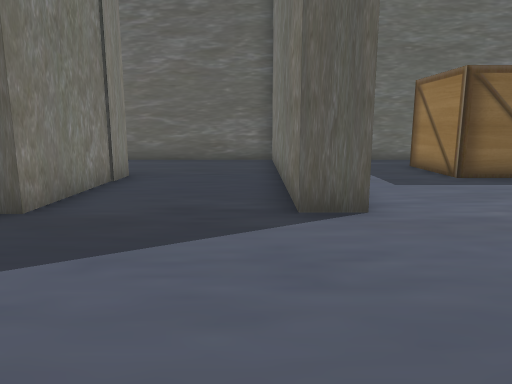
view 1 (above)

17 first-person views from a walk through a scene from a Unity 3-D project. The camera is 1.2 m above the floor, tilts 10° down and sees 70° across. The floor is counted in squares, 1 m on a side. Each view is taken from the middle of a square. On the plan, view 1 faces up. The plan holds only what a view shows up to about 15 squares ahead; the rest is blank. The place goes on beyond the plan. The player is left out.

view 2
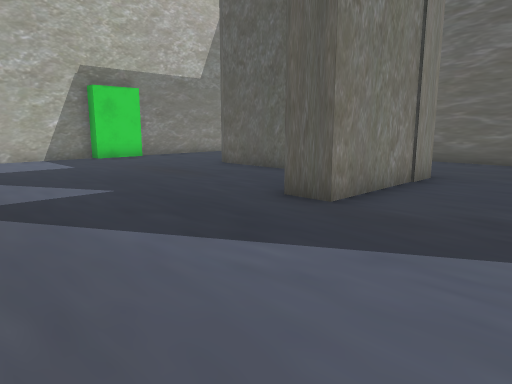

view 3
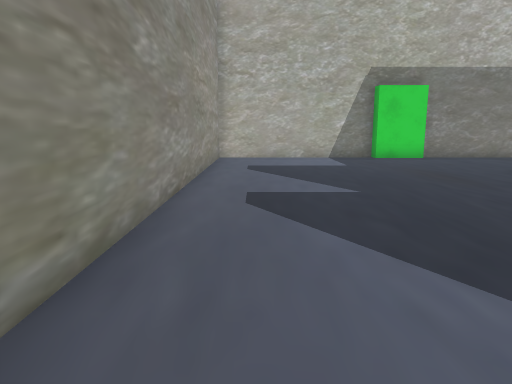

view 4
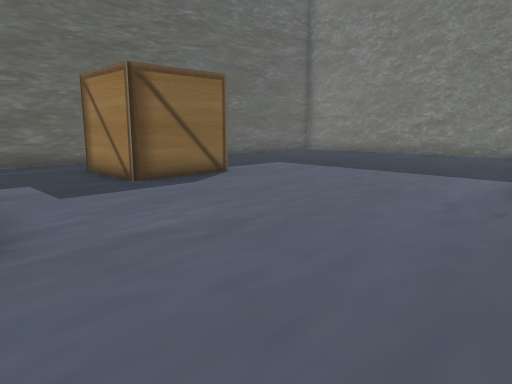

view 5
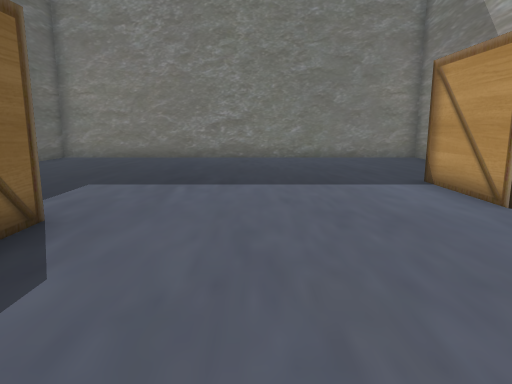

view 6
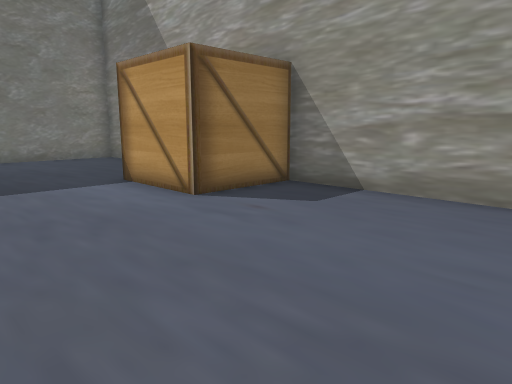

view 7
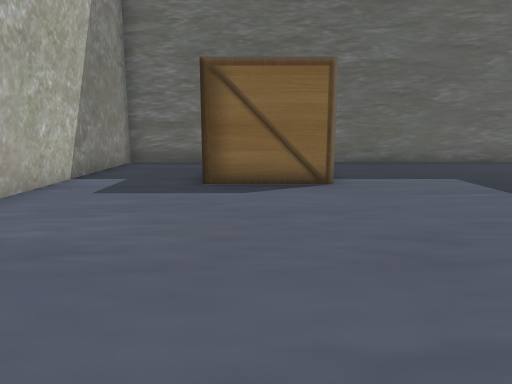

view 8
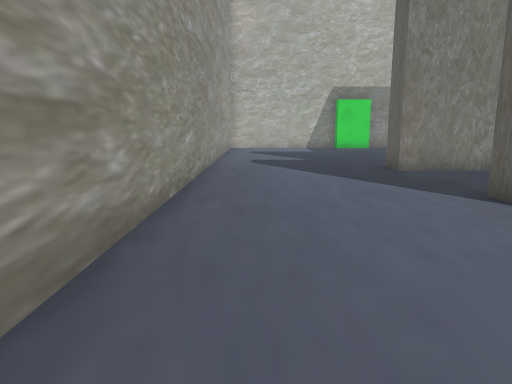

view 9
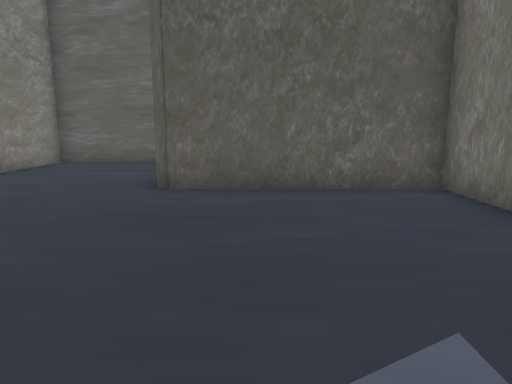

view 10
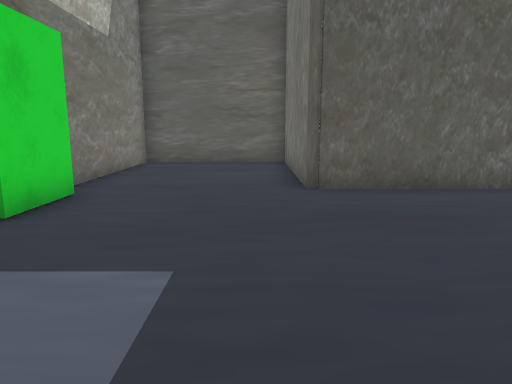

view 11
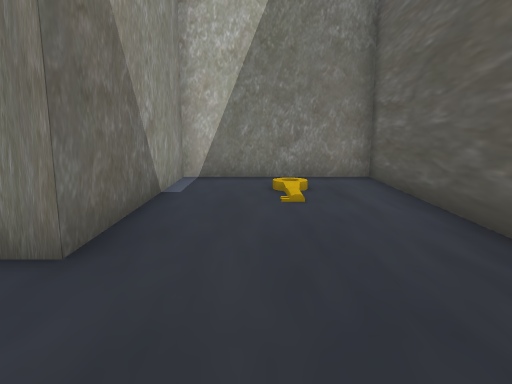

view 12
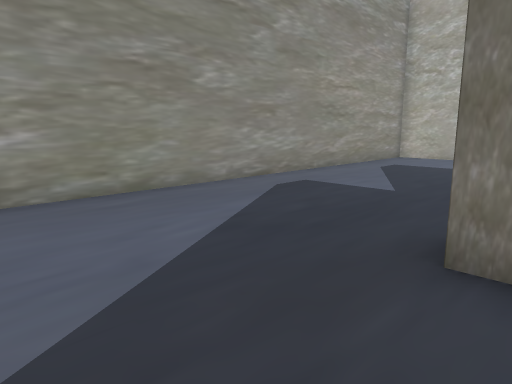

view 13
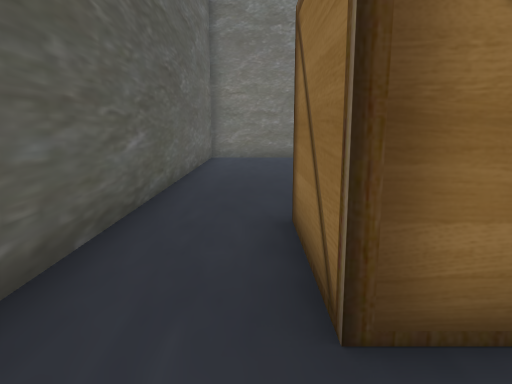

view 14
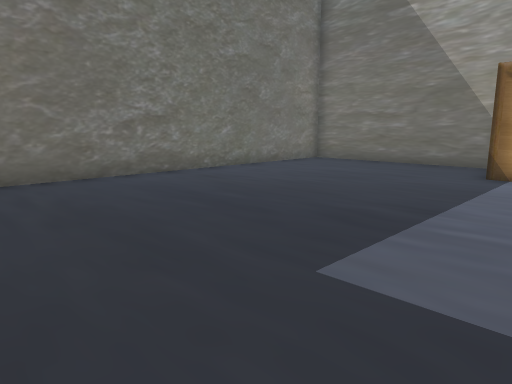

view 15
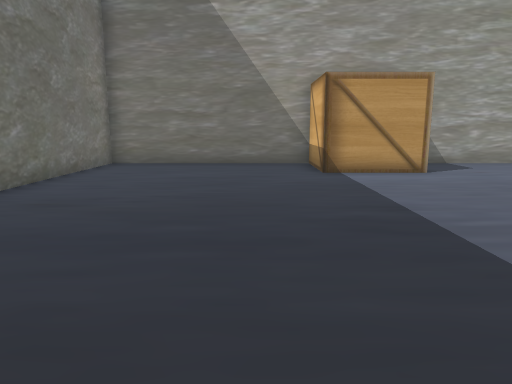

view 16
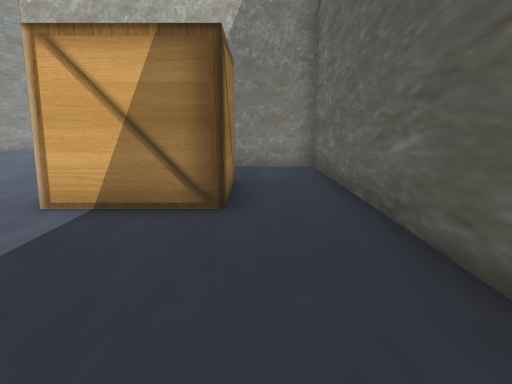

view 17
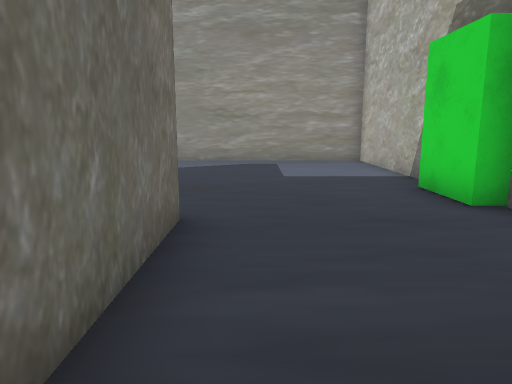

### Floor plan
Points are (right, up) in squares from view 1. A wall is a line through its corners. A room is listed if a view was taken in it or the views show most of it. See-through windows are left out.
Room 1 (views 1, 2, 3, 4, 5, 6, 7, 8, 9, 10, 11, 12, 13, 14, 15, 16, 17)
walls: (1.6, 5.1) (0.6, 5.1) (0.6, 13.4); (4.9, 8.8) (4.9, 11.5) (7.7, 11.5) (7.7, 8.8) (4.9, 8.8); (-4.3, 6.1) (-4.3, 8.2) (-10, 8.2) (-10, 13.8) (-14.8, 13.8) (-14.8, 7.5) (-14.3, 7.5) (-14.3, 5.7) (-14.8, 5.7) (-14.8, -0.5) (8.4, -0.5) (8.4, 2.2) (11.2, 2.2) (11.2, -0.5) (17.9, -0.5) (17.9, 13.8) (1.6, 13.8) (1.6, 7.2); (0.6, 13.8) (-9, 13.8) (-9, 9.2) (-3.3, 9.2) (-3.3, 5.1) (-4.4, 5.1)

Positions as (right, up) in squares from view 1, and headings:
1: (0, 0), facing up
2: (0, 0), facing up-left
3: (0, 1), facing left
4: (1, 1), facing up-right
5: (3, 6), facing right
6: (3, 6), facing down-right
7: (6, 1), facing up
8: (7, 1), facing left
9: (-8, 1), facing up
10: (-11, 1), facing up
11: (0, 11), facing left
12: (0, 6), facing down-left
13: (3, 12), facing right
14: (9, 12), facing down-right
15: (13, 12), facing down
16: (13, 12), facing left
17: (-11, 13), facing down
